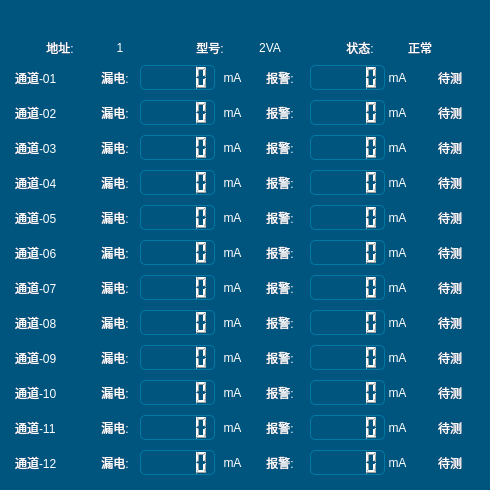
<?xml version="1.0" encoding="UTF-8"?>
<ui version="4.0">
 <class>NodeValue_EF</class>
 <widget class="QWidget" name="NodeValue_EF">
  <property name="geometry">
   <rect>
    <x>0</x>
    <y>0</y>
    <width>490</width>
    <height>490</height>
   </rect>
  </property>
  <property name="windowTitle">
   <string>Form</string>
  </property>
  <property name="styleSheet">
   <string notr="true">QWidget#NodeValue_EF{
background-color: rgb(0, 85, 127);
}
QToolButton{
font: 20pt &quot;宋体&quot;;
color: rgb(0, 101, 150);
border:2px solid rgb(0, 122, 165);
border-radius:10px;
background-color: rgb(255, 255, 255);
}
QToolButton:disabled{
font: 19pt &quot;宋体&quot;;
color: rgb(180, 180, 180);
border-color: rgb(180, 180, 180);
}
QGroupBox{
font: 20pt &quot;宋体&quot;;
color: rgb(0, 122, 165);
border:2px solid rgb(0, 122, 165);
border-radius:8px;
margin-top:22px;
}
QGroupBox:title{
subcontrol-origin: margin;
top:10px;
left: 10px;
}
QLabel{
font:12pt &quot;宋体&quot;;
color: rgb(0, 122, 165);
color: rgb(255, 255, 255);
}
QLCDNumber{
font: 10pt &quot;宋体&quot;;
border:1px solid rgb(0, 122, 165);
color: rgb(255, 255, 255);
border-radius:5px;

}</string>
  </property>
  <widget class="QLCDNumber" name="lcd_Leak11">
   <property name="geometry">
    <rect>
     <x>140</x>
     <y>415</y>
     <width>75</width>
     <height>25</height>
    </rect>
   </property>
   <property name="value" stdset="0">
    <double>0.000000000000000</double>
   </property>
   <property name="intValue" stdset="0">
    <number>0</number>
   </property>
  </widget>
  <widget class="QLabel" name="lb_Pass02">
   <property name="geometry">
    <rect>
     <x>15</x>
     <y>100</y>
     <width>70</width>
     <height>25</height>
    </rect>
   </property>
   <property name="text">
    <string>通道-02</string>
   </property>
  </widget>
  <widget class="QLabel" name="lbState">
   <property name="geometry">
    <rect>
     <x>330</x>
     <y>35</y>
     <width>60</width>
     <height>25</height>
    </rect>
   </property>
   <property name="text">
    <string>状态:</string>
   </property>
   <property name="alignment">
    <set>Qt::AlignCenter</set>
   </property>
  </widget>
  <widget class="QLabel" name="lbStateValue">
   <property name="geometry">
    <rect>
     <x>390</x>
     <y>35</y>
     <width>60</width>
     <height>25</height>
    </rect>
   </property>
   <property name="text">
    <string>正常</string>
   </property>
   <property name="alignment">
    <set>Qt::AlignCenter</set>
   </property>
  </widget>
  <widget class="QLabel" name="lb_result09">
   <property name="geometry">
    <rect>
     <x>420</x>
     <y>345</y>
     <width>60</width>
     <height>25</height>
    </rect>
   </property>
   <property name="text">
    <string>待测</string>
   </property>
   <property name="alignment">
    <set>Qt::AlignCenter</set>
   </property>
  </widget>
  <widget class="QLabel" name="lb_LeakUnit05">
   <property name="geometry">
    <rect>
     <x>220</x>
     <y>205</y>
     <width>25</width>
     <height>25</height>
    </rect>
   </property>
   <property name="text">
    <string>mA</string>
   </property>
   <property name="alignment">
    <set>Qt::AlignCenter</set>
   </property>
  </widget>
  <widget class="QLCDNumber" name="lcd_Leak10">
   <property name="geometry">
    <rect>
     <x>140</x>
     <y>380</y>
     <width>75</width>
     <height>25</height>
    </rect>
   </property>
   <property name="value" stdset="0">
    <double>0.000000000000000</double>
   </property>
   <property name="intValue" stdset="0">
    <number>0</number>
   </property>
  </widget>
  <widget class="QLabel" name="lb_Pass07">
   <property name="geometry">
    <rect>
     <x>15</x>
     <y>275</y>
     <width>70</width>
     <height>25</height>
    </rect>
   </property>
   <property name="text">
    <string>通道-07</string>
   </property>
  </widget>
  <widget class="QLabel" name="lb_Pass03">
   <property name="geometry">
    <rect>
     <x>15</x>
     <y>135</y>
     <width>70</width>
     <height>25</height>
    </rect>
   </property>
   <property name="text">
    <string>通道-03</string>
   </property>
  </widget>
  <widget class="QLCDNumber" name="lcd_Leak05">
   <property name="geometry">
    <rect>
     <x>140</x>
     <y>205</y>
     <width>75</width>
     <height>25</height>
    </rect>
   </property>
   <property name="intValue" stdset="0">
    <number>0</number>
   </property>
  </widget>
  <widget class="QLabel" name="lb_Pass01">
   <property name="geometry">
    <rect>
     <x>15</x>
     <y>65</y>
     <width>70</width>
     <height>25</height>
    </rect>
   </property>
   <property name="text">
    <string>通道-01</string>
   </property>
  </widget>
  <widget class="QLabel" name="lbAddr">
   <property name="geometry">
    <rect>
     <x>30</x>
     <y>35</y>
     <width>60</width>
     <height>25</height>
    </rect>
   </property>
   <property name="text">
    <string>地址:</string>
   </property>
   <property name="alignment">
    <set>Qt::AlignCenter</set>
   </property>
  </widget>
  <widget class="QLabel" name="lb_LeakUnit01">
   <property name="geometry">
    <rect>
     <x>220</x>
     <y>65</y>
     <width>25</width>
     <height>25</height>
    </rect>
   </property>
   <property name="text">
    <string>mA</string>
   </property>
   <property name="alignment">
    <set>Qt::AlignCenter</set>
   </property>
  </widget>
  <widget class="QLabel" name="lb_LeakUnit07">
   <property name="geometry">
    <rect>
     <x>220</x>
     <y>275</y>
     <width>25</width>
     <height>25</height>
    </rect>
   </property>
   <property name="text">
    <string>mA</string>
   </property>
   <property name="alignment">
    <set>Qt::AlignCenter</set>
   </property>
  </widget>
  <widget class="QLCDNumber" name="lcd_Leak03">
   <property name="geometry">
    <rect>
     <x>140</x>
     <y>135</y>
     <width>75</width>
     <height>25</height>
    </rect>
   </property>
   <property name="intValue" stdset="0">
    <number>0</number>
   </property>
  </widget>
  <widget class="QLabel" name="lb_LeakUnit09">
   <property name="geometry">
    <rect>
     <x>220</x>
     <y>345</y>
     <width>25</width>
     <height>25</height>
    </rect>
   </property>
   <property name="text">
    <string>mA</string>
   </property>
   <property name="alignment">
    <set>Qt::AlignCenter</set>
   </property>
  </widget>
  <widget class="QLabel" name="lb_LeakUnit06">
   <property name="geometry">
    <rect>
     <x>220</x>
     <y>240</y>
     <width>25</width>
     <height>25</height>
    </rect>
   </property>
   <property name="text">
    <string>mA</string>
   </property>
   <property name="alignment">
    <set>Qt::AlignCenter</set>
   </property>
  </widget>
  <widget class="QLCDNumber" name="lcd_Leak02">
   <property name="geometry">
    <rect>
     <x>140</x>
     <y>100</y>
     <width>75</width>
     <height>25</height>
    </rect>
   </property>
   <property name="intValue" stdset="0">
    <number>0</number>
   </property>
  </widget>
  <widget class="QLabel" name="lb_result03">
   <property name="geometry">
    <rect>
     <x>420</x>
     <y>135</y>
     <width>60</width>
     <height>25</height>
    </rect>
   </property>
   <property name="text">
    <string>待测</string>
   </property>
   <property name="alignment">
    <set>Qt::AlignCenter</set>
   </property>
  </widget>
  <widget class="QLabel" name="lb_Pass09">
   <property name="geometry">
    <rect>
     <x>15</x>
     <y>345</y>
     <width>70</width>
     <height>25</height>
    </rect>
   </property>
   <property name="text">
    <string>通道-09</string>
   </property>
  </widget>
  <widget class="QLabel" name="lbTypeValue">
   <property name="geometry">
    <rect>
     <x>240</x>
     <y>35</y>
     <width>60</width>
     <height>25</height>
    </rect>
   </property>
   <property name="text">
    <string>2VA</string>
   </property>
   <property name="alignment">
    <set>Qt::AlignCenter</set>
   </property>
  </widget>
  <widget class="QLCDNumber" name="lcd_Leak06">
   <property name="geometry">
    <rect>
     <x>140</x>
     <y>240</y>
     <width>75</width>
     <height>25</height>
    </rect>
   </property>
   <property name="intValue" stdset="0">
    <number>0</number>
   </property>
  </widget>
  <widget class="QLabel" name="lb_result07">
   <property name="geometry">
    <rect>
     <x>420</x>
     <y>275</y>
     <width>60</width>
     <height>25</height>
    </rect>
   </property>
   <property name="text">
    <string>待测</string>
   </property>
   <property name="alignment">
    <set>Qt::AlignCenter</set>
   </property>
  </widget>
  <widget class="QLabel" name="lb_result04">
   <property name="geometry">
    <rect>
     <x>420</x>
     <y>170</y>
     <width>60</width>
     <height>25</height>
    </rect>
   </property>
   <property name="text">
    <string>待测</string>
   </property>
   <property name="alignment">
    <set>Qt::AlignCenter</set>
   </property>
  </widget>
  <widget class="QLabel" name="lb_Pass05">
   <property name="geometry">
    <rect>
     <x>15</x>
     <y>205</y>
     <width>70</width>
     <height>25</height>
    </rect>
   </property>
   <property name="text">
    <string>通道-05</string>
   </property>
  </widget>
  <widget class="QLabel" name="lb_result01">
   <property name="geometry">
    <rect>
     <x>420</x>
     <y>65</y>
     <width>60</width>
     <height>25</height>
    </rect>
   </property>
   <property name="styleSheet">
    <string notr="true"/>
   </property>
   <property name="text">
    <string>待测</string>
   </property>
   <property name="alignment">
    <set>Qt::AlignCenter</set>
   </property>
  </widget>
  <widget class="QLabel" name="lb_result05">
   <property name="geometry">
    <rect>
     <x>420</x>
     <y>205</y>
     <width>60</width>
     <height>25</height>
    </rect>
   </property>
   <property name="text">
    <string>待测</string>
   </property>
   <property name="alignment">
    <set>Qt::AlignCenter</set>
   </property>
  </widget>
  <widget class="QLCDNumber" name="lcd_Leak04">
   <property name="geometry">
    <rect>
     <x>140</x>
     <y>170</y>
     <width>75</width>
     <height>25</height>
    </rect>
   </property>
   <property name="intValue" stdset="0">
    <number>0</number>
   </property>
  </widget>
  <widget class="QLCDNumber" name="lcd_Leak12">
   <property name="geometry">
    <rect>
     <x>140</x>
     <y>450</y>
     <width>75</width>
     <height>25</height>
    </rect>
   </property>
   <property name="value" stdset="0">
    <double>0.000000000000000</double>
   </property>
   <property name="intValue" stdset="0">
    <number>0</number>
   </property>
  </widget>
  <widget class="QLabel" name="lb_Pass04">
   <property name="geometry">
    <rect>
     <x>15</x>
     <y>170</y>
     <width>70</width>
     <height>25</height>
    </rect>
   </property>
   <property name="text">
    <string>通道-04</string>
   </property>
  </widget>
  <widget class="QLabel" name="lb_result06">
   <property name="geometry">
    <rect>
     <x>420</x>
     <y>240</y>
     <width>60</width>
     <height>25</height>
    </rect>
   </property>
   <property name="text">
    <string>待测</string>
   </property>
   <property name="alignment">
    <set>Qt::AlignCenter</set>
   </property>
  </widget>
  <widget class="QLabel" name="lb_LeakUnit02">
   <property name="geometry">
    <rect>
     <x>220</x>
     <y>100</y>
     <width>25</width>
     <height>25</height>
    </rect>
   </property>
   <property name="text">
    <string>mA</string>
   </property>
   <property name="alignment">
    <set>Qt::AlignCenter</set>
   </property>
  </widget>
  <widget class="QLabel" name="lb_result08">
   <property name="geometry">
    <rect>
     <x>420</x>
     <y>310</y>
     <width>60</width>
     <height>25</height>
    </rect>
   </property>
   <property name="text">
    <string>待测</string>
   </property>
   <property name="alignment">
    <set>Qt::AlignCenter</set>
   </property>
  </widget>
  <widget class="QLabel" name="lb_result02">
   <property name="geometry">
    <rect>
     <x>420</x>
     <y>100</y>
     <width>60</width>
     <height>25</height>
    </rect>
   </property>
   <property name="text">
    <string>待测</string>
   </property>
   <property name="alignment">
    <set>Qt::AlignCenter</set>
   </property>
  </widget>
  <widget class="QLabel" name="lb_Pass06">
   <property name="geometry">
    <rect>
     <x>15</x>
     <y>240</y>
     <width>70</width>
     <height>25</height>
    </rect>
   </property>
   <property name="text">
    <string>通道-06</string>
   </property>
  </widget>
  <widget class="QLabel" name="lb_Pass08">
   <property name="geometry">
    <rect>
     <x>15</x>
     <y>310</y>
     <width>70</width>
     <height>25</height>
    </rect>
   </property>
   <property name="text">
    <string>通道-08</string>
   </property>
  </widget>
  <widget class="QLabel" name="lbType">
   <property name="geometry">
    <rect>
     <x>180</x>
     <y>35</y>
     <width>60</width>
     <height>25</height>
    </rect>
   </property>
   <property name="text">
    <string>型号:</string>
   </property>
   <property name="alignment">
    <set>Qt::AlignCenter</set>
   </property>
  </widget>
  <widget class="QLabel" name="lbAddrValue">
   <property name="geometry">
    <rect>
     <x>90</x>
     <y>35</y>
     <width>60</width>
     <height>25</height>
    </rect>
   </property>
   <property name="text">
    <string>1</string>
   </property>
   <property name="alignment">
    <set>Qt::AlignCenter</set>
   </property>
  </widget>
  <widget class="QLabel" name="lb_LeakUnit03">
   <property name="geometry">
    <rect>
     <x>220</x>
     <y>135</y>
     <width>25</width>
     <height>25</height>
    </rect>
   </property>
   <property name="text">
    <string>mA</string>
   </property>
   <property name="alignment">
    <set>Qt::AlignCenter</set>
   </property>
  </widget>
  <widget class="QLCDNumber" name="lcd_Leak01">
   <property name="geometry">
    <rect>
     <x>140</x>
     <y>65</y>
     <width>75</width>
     <height>25</height>
    </rect>
   </property>
   <property name="intValue" stdset="0">
    <number>0</number>
   </property>
  </widget>
  <widget class="QLabel" name="lb_LeakUnit04">
   <property name="geometry">
    <rect>
     <x>220</x>
     <y>170</y>
     <width>25</width>
     <height>25</height>
    </rect>
   </property>
   <property name="text">
    <string>mA</string>
   </property>
   <property name="alignment">
    <set>Qt::AlignCenter</set>
   </property>
  </widget>
  <widget class="QLabel" name="lb_LeakUnit08">
   <property name="geometry">
    <rect>
     <x>220</x>
     <y>310</y>
     <width>25</width>
     <height>25</height>
    </rect>
   </property>
   <property name="text">
    <string>mA</string>
   </property>
   <property name="alignment">
    <set>Qt::AlignCenter</set>
   </property>
  </widget>
  <widget class="QLabel" name="lb_Pass10">
   <property name="geometry">
    <rect>
     <x>15</x>
     <y>380</y>
     <width>70</width>
     <height>25</height>
    </rect>
   </property>
   <property name="text">
    <string>通道-10</string>
   </property>
  </widget>
  <widget class="QLabel" name="lb_Pass12">
   <property name="geometry">
    <rect>
     <x>15</x>
     <y>450</y>
     <width>70</width>
     <height>25</height>
    </rect>
   </property>
   <property name="text">
    <string>通道-12</string>
   </property>
  </widget>
  <widget class="QLabel" name="lb_Pass11">
   <property name="geometry">
    <rect>
     <x>15</x>
     <y>415</y>
     <width>70</width>
     <height>25</height>
    </rect>
   </property>
   <property name="text">
    <string>通道-11</string>
   </property>
  </widget>
  <widget class="QLCDNumber" name="lcd_Alarm01">
   <property name="geometry">
    <rect>
     <x>310</x>
     <y>65</y>
     <width>75</width>
     <height>25</height>
    </rect>
   </property>
   <property name="intValue" stdset="0">
    <number>0</number>
   </property>
  </widget>
  <widget class="QLCDNumber" name="lcd_Leak09">
   <property name="geometry">
    <rect>
     <x>140</x>
     <y>345</y>
     <width>75</width>
     <height>25</height>
    </rect>
   </property>
   <property name="value" stdset="0">
    <double>0.000000000000000</double>
   </property>
   <property name="intValue" stdset="0">
    <number>0</number>
   </property>
  </widget>
  <widget class="QLCDNumber" name="lcd_Leak07">
   <property name="geometry">
    <rect>
     <x>140</x>
     <y>275</y>
     <width>75</width>
     <height>25</height>
    </rect>
   </property>
   <property name="value" stdset="0">
    <double>0.000000000000000</double>
   </property>
   <property name="intValue" stdset="0">
    <number>0</number>
   </property>
  </widget>
  <widget class="QLCDNumber" name="lcd_Leak08">
   <property name="geometry">
    <rect>
     <x>140</x>
     <y>310</y>
     <width>75</width>
     <height>25</height>
    </rect>
   </property>
   <property name="value" stdset="0">
    <double>0.000000000000000</double>
   </property>
   <property name="intValue" stdset="0">
    <number>0</number>
   </property>
  </widget>
  <widget class="QLabel" name="lb_Leak01">
   <property name="geometry">
    <rect>
     <x>90</x>
     <y>65</y>
     <width>50</width>
     <height>25</height>
    </rect>
   </property>
   <property name="text">
    <string>漏电:</string>
   </property>
   <property name="alignment">
    <set>Qt::AlignCenter</set>
   </property>
  </widget>
  <widget class="QLabel" name="lb_Alarm01">
   <property name="geometry">
    <rect>
     <x>255</x>
     <y>65</y>
     <width>50</width>
     <height>25</height>
    </rect>
   </property>
   <property name="text">
    <string>报警:</string>
   </property>
   <property name="alignment">
    <set>Qt::AlignCenter</set>
   </property>
  </widget>
  <widget class="QLabel" name="lb_AlarmUnit01">
   <property name="geometry">
    <rect>
     <x>385</x>
     <y>65</y>
     <width>25</width>
     <height>25</height>
    </rect>
   </property>
   <property name="text">
    <string>mA</string>
   </property>
   <property name="alignment">
    <set>Qt::AlignCenter</set>
   </property>
  </widget>
  <widget class="QLabel" name="lb_Leak02">
   <property name="geometry">
    <rect>
     <x>90</x>
     <y>100</y>
     <width>50</width>
     <height>25</height>
    </rect>
   </property>
   <property name="text">
    <string>漏电:</string>
   </property>
   <property name="alignment">
    <set>Qt::AlignCenter</set>
   </property>
  </widget>
  <widget class="QLabel" name="lb_Leak03">
   <property name="geometry">
    <rect>
     <x>90</x>
     <y>135</y>
     <width>50</width>
     <height>25</height>
    </rect>
   </property>
   <property name="text">
    <string>漏电:</string>
   </property>
   <property name="alignment">
    <set>Qt::AlignCenter</set>
   </property>
  </widget>
  <widget class="QLabel" name="lb_Leak04">
   <property name="geometry">
    <rect>
     <x>90</x>
     <y>170</y>
     <width>50</width>
     <height>25</height>
    </rect>
   </property>
   <property name="text">
    <string>漏电:</string>
   </property>
   <property name="alignment">
    <set>Qt::AlignCenter</set>
   </property>
  </widget>
  <widget class="QLabel" name="lb_Leak08">
   <property name="geometry">
    <rect>
     <x>90</x>
     <y>310</y>
     <width>50</width>
     <height>25</height>
    </rect>
   </property>
   <property name="text">
    <string>漏电:</string>
   </property>
   <property name="alignment">
    <set>Qt::AlignCenter</set>
   </property>
  </widget>
  <widget class="QLabel" name="lb_Leak06">
   <property name="geometry">
    <rect>
     <x>90</x>
     <y>240</y>
     <width>50</width>
     <height>25</height>
    </rect>
   </property>
   <property name="text">
    <string>漏电:</string>
   </property>
   <property name="alignment">
    <set>Qt::AlignCenter</set>
   </property>
  </widget>
  <widget class="QLabel" name="lb_Leak05">
   <property name="geometry">
    <rect>
     <x>90</x>
     <y>205</y>
     <width>50</width>
     <height>25</height>
    </rect>
   </property>
   <property name="text">
    <string>漏电:</string>
   </property>
   <property name="alignment">
    <set>Qt::AlignCenter</set>
   </property>
  </widget>
  <widget class="QLabel" name="lb_Leak07">
   <property name="geometry">
    <rect>
     <x>90</x>
     <y>275</y>
     <width>50</width>
     <height>25</height>
    </rect>
   </property>
   <property name="text">
    <string>漏电:</string>
   </property>
   <property name="alignment">
    <set>Qt::AlignCenter</set>
   </property>
  </widget>
  <widget class="QLabel" name="lb_Leak11">
   <property name="geometry">
    <rect>
     <x>90</x>
     <y>415</y>
     <width>50</width>
     <height>25</height>
    </rect>
   </property>
   <property name="text">
    <string>漏电:</string>
   </property>
   <property name="alignment">
    <set>Qt::AlignCenter</set>
   </property>
  </widget>
  <widget class="QLabel" name="lb_Leak10">
   <property name="geometry">
    <rect>
     <x>90</x>
     <y>380</y>
     <width>50</width>
     <height>25</height>
    </rect>
   </property>
   <property name="text">
    <string>漏电:</string>
   </property>
   <property name="alignment">
    <set>Qt::AlignCenter</set>
   </property>
  </widget>
  <widget class="QLabel" name="lb_Leak12">
   <property name="geometry">
    <rect>
     <x>90</x>
     <y>450</y>
     <width>50</width>
     <height>25</height>
    </rect>
   </property>
   <property name="text">
    <string>漏电:</string>
   </property>
   <property name="alignment">
    <set>Qt::AlignCenter</set>
   </property>
  </widget>
  <widget class="QLabel" name="lb_Leak09">
   <property name="geometry">
    <rect>
     <x>90</x>
     <y>345</y>
     <width>50</width>
     <height>25</height>
    </rect>
   </property>
   <property name="text">
    <string>漏电:</string>
   </property>
   <property name="alignment">
    <set>Qt::AlignCenter</set>
   </property>
  </widget>
  <widget class="QLabel" name="lb_LeakUnit10">
   <property name="geometry">
    <rect>
     <x>220</x>
     <y>380</y>
     <width>25</width>
     <height>25</height>
    </rect>
   </property>
   <property name="text">
    <string>mA</string>
   </property>
   <property name="alignment">
    <set>Qt::AlignCenter</set>
   </property>
  </widget>
  <widget class="QLabel" name="lb_LeakUnit12">
   <property name="geometry">
    <rect>
     <x>220</x>
     <y>450</y>
     <width>25</width>
     <height>25</height>
    </rect>
   </property>
   <property name="text">
    <string>mA</string>
   </property>
   <property name="alignment">
    <set>Qt::AlignCenter</set>
   </property>
  </widget>
  <widget class="QLabel" name="lb_LeakUnit11">
   <property name="geometry">
    <rect>
     <x>220</x>
     <y>415</y>
     <width>25</width>
     <height>25</height>
    </rect>
   </property>
   <property name="text">
    <string>mA</string>
   </property>
   <property name="alignment">
    <set>Qt::AlignCenter</set>
   </property>
  </widget>
  <widget class="QLabel" name="lb_Alarm02">
   <property name="geometry">
    <rect>
     <x>255</x>
     <y>100</y>
     <width>50</width>
     <height>25</height>
    </rect>
   </property>
   <property name="text">
    <string>报警:</string>
   </property>
   <property name="alignment">
    <set>Qt::AlignCenter</set>
   </property>
  </widget>
  <widget class="QLabel" name="lb_AlarmUnit02">
   <property name="geometry">
    <rect>
     <x>385</x>
     <y>100</y>
     <width>25</width>
     <height>25</height>
    </rect>
   </property>
   <property name="text">
    <string>mA</string>
   </property>
   <property name="alignment">
    <set>Qt::AlignCenter</set>
   </property>
  </widget>
  <widget class="QLCDNumber" name="lcd_Alarm02">
   <property name="geometry">
    <rect>
     <x>310</x>
     <y>100</y>
     <width>75</width>
     <height>25</height>
    </rect>
   </property>
   <property name="intValue" stdset="0">
    <number>0</number>
   </property>
  </widget>
  <widget class="QLCDNumber" name="lcd_Alarm04">
   <property name="geometry">
    <rect>
     <x>310</x>
     <y>170</y>
     <width>75</width>
     <height>25</height>
    </rect>
   </property>
   <property name="intValue" stdset="0">
    <number>0</number>
   </property>
  </widget>
  <widget class="QLabel" name="lb_Alarm04">
   <property name="geometry">
    <rect>
     <x>255</x>
     <y>170</y>
     <width>50</width>
     <height>25</height>
    </rect>
   </property>
   <property name="text">
    <string>报警:</string>
   </property>
   <property name="alignment">
    <set>Qt::AlignCenter</set>
   </property>
  </widget>
  <widget class="QLabel" name="lb_AlarmUnit04">
   <property name="geometry">
    <rect>
     <x>385</x>
     <y>170</y>
     <width>25</width>
     <height>25</height>
    </rect>
   </property>
   <property name="text">
    <string>mA</string>
   </property>
   <property name="alignment">
    <set>Qt::AlignCenter</set>
   </property>
  </widget>
  <widget class="QLabel" name="lb_Alarm03">
   <property name="geometry">
    <rect>
     <x>255</x>
     <y>135</y>
     <width>50</width>
     <height>25</height>
    </rect>
   </property>
   <property name="text">
    <string>报警:</string>
   </property>
   <property name="alignment">
    <set>Qt::AlignCenter</set>
   </property>
  </widget>
  <widget class="QLabel" name="lb_AlarmUnit03">
   <property name="geometry">
    <rect>
     <x>385</x>
     <y>135</y>
     <width>25</width>
     <height>25</height>
    </rect>
   </property>
   <property name="text">
    <string>mA</string>
   </property>
   <property name="alignment">
    <set>Qt::AlignCenter</set>
   </property>
  </widget>
  <widget class="QLCDNumber" name="lcd_Alarm03">
   <property name="geometry">
    <rect>
     <x>310</x>
     <y>135</y>
     <width>75</width>
     <height>25</height>
    </rect>
   </property>
   <property name="intValue" stdset="0">
    <number>0</number>
   </property>
  </widget>
  <widget class="QLCDNumber" name="lcd_Alarm07">
   <property name="geometry">
    <rect>
     <x>310</x>
     <y>275</y>
     <width>75</width>
     <height>25</height>
    </rect>
   </property>
   <property name="intValue" stdset="0">
    <number>0</number>
   </property>
  </widget>
  <widget class="QLabel" name="lb_AlarmUnit08">
   <property name="geometry">
    <rect>
     <x>385</x>
     <y>310</y>
     <width>25</width>
     <height>25</height>
    </rect>
   </property>
   <property name="text">
    <string>mA</string>
   </property>
   <property name="alignment">
    <set>Qt::AlignCenter</set>
   </property>
  </widget>
  <widget class="QLabel" name="lb_Alarm06">
   <property name="geometry">
    <rect>
     <x>255</x>
     <y>240</y>
     <width>50</width>
     <height>25</height>
    </rect>
   </property>
   <property name="text">
    <string>报警:</string>
   </property>
   <property name="alignment">
    <set>Qt::AlignCenter</set>
   </property>
  </widget>
  <widget class="QLabel" name="lb_Alarm07">
   <property name="geometry">
    <rect>
     <x>255</x>
     <y>275</y>
     <width>50</width>
     <height>25</height>
    </rect>
   </property>
   <property name="text">
    <string>报警:</string>
   </property>
   <property name="alignment">
    <set>Qt::AlignCenter</set>
   </property>
  </widget>
  <widget class="QLCDNumber" name="lcd_Alarm08">
   <property name="geometry">
    <rect>
     <x>310</x>
     <y>310</y>
     <width>75</width>
     <height>25</height>
    </rect>
   </property>
   <property name="intValue" stdset="0">
    <number>0</number>
   </property>
  </widget>
  <widget class="QLabel" name="lb_AlarmUnit06">
   <property name="geometry">
    <rect>
     <x>385</x>
     <y>240</y>
     <width>25</width>
     <height>25</height>
    </rect>
   </property>
   <property name="text">
    <string>mA</string>
   </property>
   <property name="alignment">
    <set>Qt::AlignCenter</set>
   </property>
  </widget>
  <widget class="QLabel" name="lb_AlarmUnit07">
   <property name="geometry">
    <rect>
     <x>385</x>
     <y>275</y>
     <width>25</width>
     <height>25</height>
    </rect>
   </property>
   <property name="text">
    <string>mA</string>
   </property>
   <property name="alignment">
    <set>Qt::AlignCenter</set>
   </property>
  </widget>
  <widget class="QLabel" name="lb_Alarm05">
   <property name="geometry">
    <rect>
     <x>255</x>
     <y>205</y>
     <width>50</width>
     <height>25</height>
    </rect>
   </property>
   <property name="text">
    <string>报警:</string>
   </property>
   <property name="alignment">
    <set>Qt::AlignCenter</set>
   </property>
  </widget>
  <widget class="QLCDNumber" name="lcd_Alarm06">
   <property name="geometry">
    <rect>
     <x>310</x>
     <y>240</y>
     <width>75</width>
     <height>25</height>
    </rect>
   </property>
   <property name="intValue" stdset="0">
    <number>0</number>
   </property>
  </widget>
  <widget class="QLabel" name="lb_AlarmUnit05">
   <property name="geometry">
    <rect>
     <x>385</x>
     <y>205</y>
     <width>25</width>
     <height>25</height>
    </rect>
   </property>
   <property name="text">
    <string>mA</string>
   </property>
   <property name="alignment">
    <set>Qt::AlignCenter</set>
   </property>
  </widget>
  <widget class="QLabel" name="lb_Alarm08">
   <property name="geometry">
    <rect>
     <x>255</x>
     <y>310</y>
     <width>50</width>
     <height>25</height>
    </rect>
   </property>
   <property name="text">
    <string>报警:</string>
   </property>
   <property name="alignment">
    <set>Qt::AlignCenter</set>
   </property>
  </widget>
  <widget class="QLCDNumber" name="lcd_Alarm05">
   <property name="geometry">
    <rect>
     <x>310</x>
     <y>205</y>
     <width>75</width>
     <height>25</height>
    </rect>
   </property>
   <property name="intValue" stdset="0">
    <number>0</number>
   </property>
  </widget>
  <widget class="QLCDNumber" name="lcd_Alarm09">
   <property name="geometry">
    <rect>
     <x>310</x>
     <y>345</y>
     <width>75</width>
     <height>25</height>
    </rect>
   </property>
   <property name="intValue" stdset="0">
    <number>0</number>
   </property>
  </widget>
  <widget class="QLabel" name="lb_AlarmUnit11">
   <property name="geometry">
    <rect>
     <x>385</x>
     <y>415</y>
     <width>25</width>
     <height>25</height>
    </rect>
   </property>
   <property name="text">
    <string>mA</string>
   </property>
   <property name="alignment">
    <set>Qt::AlignCenter</set>
   </property>
  </widget>
  <widget class="QLabel" name="lb_Alarm12">
   <property name="geometry">
    <rect>
     <x>255</x>
     <y>450</y>
     <width>50</width>
     <height>25</height>
    </rect>
   </property>
   <property name="text">
    <string>报警:</string>
   </property>
   <property name="alignment">
    <set>Qt::AlignCenter</set>
   </property>
  </widget>
  <widget class="QLabel" name="lb_AlarmUnit12">
   <property name="geometry">
    <rect>
     <x>385</x>
     <y>450</y>
     <width>25</width>
     <height>25</height>
    </rect>
   </property>
   <property name="text">
    <string>mA</string>
   </property>
   <property name="alignment">
    <set>Qt::AlignCenter</set>
   </property>
  </widget>
  <widget class="QLCDNumber" name="lcd_Alarm10">
   <property name="geometry">
    <rect>
     <x>310</x>
     <y>380</y>
     <width>75</width>
     <height>25</height>
    </rect>
   </property>
   <property name="intValue" stdset="0">
    <number>0</number>
   </property>
  </widget>
  <widget class="QLCDNumber" name="lcd_Alarm12">
   <property name="geometry">
    <rect>
     <x>310</x>
     <y>450</y>
     <width>75</width>
     <height>25</height>
    </rect>
   </property>
   <property name="intValue" stdset="0">
    <number>0</number>
   </property>
  </widget>
  <widget class="QLabel" name="lb_Alarm10">
   <property name="geometry">
    <rect>
     <x>255</x>
     <y>380</y>
     <width>50</width>
     <height>25</height>
    </rect>
   </property>
   <property name="text">
    <string>报警:</string>
   </property>
   <property name="alignment">
    <set>Qt::AlignCenter</set>
   </property>
  </widget>
  <widget class="QLabel" name="lb_Alarm09">
   <property name="geometry">
    <rect>
     <x>255</x>
     <y>345</y>
     <width>50</width>
     <height>25</height>
    </rect>
   </property>
   <property name="text">
    <string>报警:</string>
   </property>
   <property name="alignment">
    <set>Qt::AlignCenter</set>
   </property>
  </widget>
  <widget class="QLabel" name="lb_Alarm11">
   <property name="geometry">
    <rect>
     <x>255</x>
     <y>415</y>
     <width>50</width>
     <height>25</height>
    </rect>
   </property>
   <property name="text">
    <string>报警:</string>
   </property>
   <property name="alignment">
    <set>Qt::AlignCenter</set>
   </property>
  </widget>
  <widget class="QLCDNumber" name="lcd_Alarm11">
   <property name="geometry">
    <rect>
     <x>310</x>
     <y>415</y>
     <width>75</width>
     <height>25</height>
    </rect>
   </property>
   <property name="intValue" stdset="0">
    <number>0</number>
   </property>
  </widget>
  <widget class="QLabel" name="lb_AlarmUnit10">
   <property name="geometry">
    <rect>
     <x>385</x>
     <y>380</y>
     <width>25</width>
     <height>25</height>
    </rect>
   </property>
   <property name="text">
    <string>mA</string>
   </property>
   <property name="alignment">
    <set>Qt::AlignCenter</set>
   </property>
  </widget>
  <widget class="QLabel" name="lb_AlarmUnit09">
   <property name="geometry">
    <rect>
     <x>385</x>
     <y>345</y>
     <width>25</width>
     <height>25</height>
    </rect>
   </property>
   <property name="text">
    <string>mA</string>
   </property>
   <property name="alignment">
    <set>Qt::AlignCenter</set>
   </property>
  </widget>
  <widget class="QLabel" name="lb_result10">
   <property name="geometry">
    <rect>
     <x>420</x>
     <y>380</y>
     <width>60</width>
     <height>25</height>
    </rect>
   </property>
   <property name="text">
    <string>待测</string>
   </property>
   <property name="alignment">
    <set>Qt::AlignCenter</set>
   </property>
  </widget>
  <widget class="QLabel" name="lb_result11">
   <property name="geometry">
    <rect>
     <x>420</x>
     <y>415</y>
     <width>60</width>
     <height>25</height>
    </rect>
   </property>
   <property name="text">
    <string>待测</string>
   </property>
   <property name="alignment">
    <set>Qt::AlignCenter</set>
   </property>
  </widget>
  <widget class="QLabel" name="lb_result12">
   <property name="geometry">
    <rect>
     <x>420</x>
     <y>450</y>
     <width>60</width>
     <height>25</height>
    </rect>
   </property>
   <property name="text">
    <string>待测</string>
   </property>
   <property name="alignment">
    <set>Qt::AlignCenter</set>
   </property>
  </widget>
 </widget>
 <resources/>
 <connections/>
</ui>
